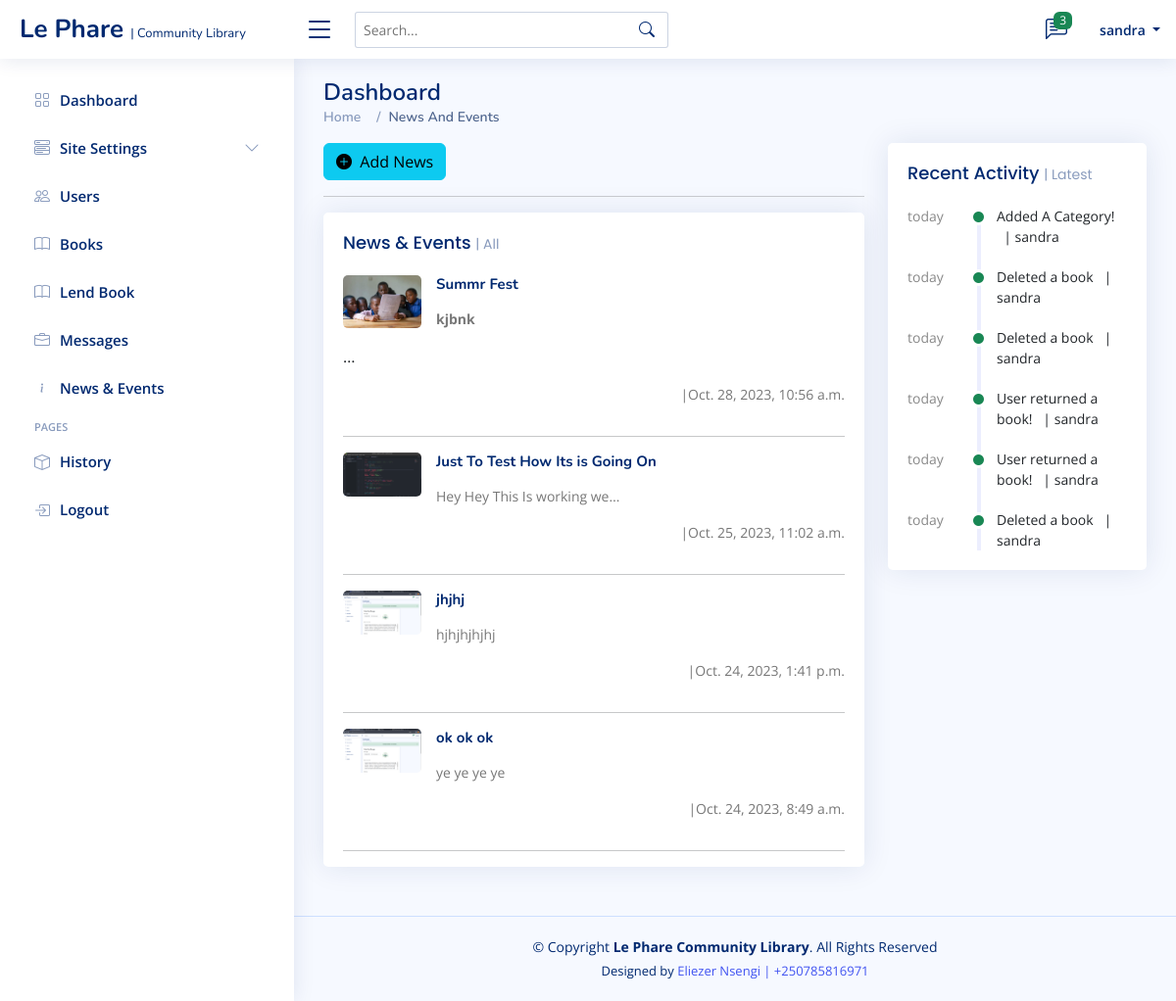
The page /dashboard/news/ (signed in) on the database its author committed.
### MainApp/models.py (models this page shows, shortened)
class NewsAndEvents(models.Model):
    title = models.CharField(max_length=255)
    slug = models.SlugField(unique=True)
    image = models.ImageField(upload_to="news/", null=True, blank=True)
    content = FroalaField()
    created_at = models.DateTimeField(auto_now_add=True)
    edited_at = models.DateTimeField(auto_now=True)
    class Meta:
        ordering = ["-created_at"]

class History(models.Model):
    by = models.ForeignKey(User, on_delete=models.CASCADE)
    action = models.CharField(max_length=100)
    timestamp = models.DateTimeField(auto_now_add=True)
    class Meta:
        ordering = ["-timestamp"]

### Dashboard/views.py (the view, shortened to what this page needs)
# urls.py: path("news/", News.as_view()),
class News(View):
    def get(self, request):
        if not request.user.is_authenticated:
            messages.error(request, "You need to be logged in to view that page!")
            return redirect("/login")
        form = NewsForm()
        news = NewsAndEvents.objects.all()
        history = History.objects.all()[:6]
        context = {
            "news": news,
            "history": history,
            "form": form,
        }
        return render(request, "./dashboard/news.html", context)

### Dashboard/forms.py
class NewsForm(forms.ModelForm):
    content = forms.CharField(widget=FroalaEditor)
    class Meta:
        model = NewsAndEvents
        fields = ("content",)

### Dashboard/templates/dashboard/news.html (shortened to what this page needs)
{% extends './base.html'%} {% load static%} {% block content%}{% load humanize%}
<main id="main" class="main">
  <div class="pagetitle">
    <h1>Dashboard</h1>
    <nav>
      <ol class="breadcrumb">
        <li class="breadcrumb-item"><a href="/">Home</a></li>
        <li class="breadcrumb-item active">News And Events</li>
      </ol>
    </nav>
  </div>
  <section class="section dashboard">
    <div class="row">
      <div class="col-lg-8">
        <button
          class="btn btn-info"
          data-toggle="modal"
          data-target="#addNewsModal"
        >
          <i class="bi bi-plus-circle-fill"></i>&nbsp; Add News
        </button>
        <hr />
        <div class="card">
          <div class="card-body pb-0">
            <h5 class="card-title">News &amp; Events <span>| All</span></h5>
            {% for news in news %}
            <div class="news">
              <div class="post-item clearfix">
                <a href="/dashboard/news/{{news.slug}}">
                  <img src="{{news.image.url}}" alt=""
                /></a>
                <h4>
                  <a href="/dashboard/news/{{news.slug}}">{{news.title}}</a>
                </h4>
                <p>{{news.content |safe | truncatechars:30 }}</p>
                <p class="float-right mt-0">|{{news.created_at}}</p>
              </div>
            </div>
            <hr />
            {% endfor %}
          </div>
        </div>
      </div>
      <div class="col-lg-4">
        <div class="card">
          <div class="card-body">
            <h5 class="card-title">Recent Activity <span>| Latest</span></h5>
            <div class="activity">
              {% for activity in history %}
              <div class="activity-item d-flex">
                <div class="activite-label">
                  {{activity.timestamp | naturalday}}
                </div>
                <i
                  class="bi bi-circle-fill activity-badge text-success align-self-start"
                ></i>
                <div class="activity-content">
                  {{activity.action}} &nbsp;&nbsp;| {{activity.by}}
                </div>
              </div>
              {% endfor %}
            </div>
          </div>
        </div>
      </div>
    </div>
  </section>
</main>
{% endblock %}

### Dashboard/templates/dashboard/base.html (shortened to what this page needs)
{% load static %} {% load humanize %}
<!DOCTYPE html>
<html lang="en">
  <head>
    <link
      rel="stylesheet"
      href="https://cdn.jsdelivr.net/npm/bootstrap@4.0.0/dist/css/bootstrap.min.css"
    />
    <link
      href="{%static 'dashboard/assets/vendor/bootstrap/css/bootstrap.min.css'%}"
      rel="stylesheet"
    />
    <link
      href="{%static 'dashboard/assets/vendor/bootstrap-icons/bootstrap-icons.css'%}"
      rel="stylesheet"
    />
    <link
      href="{%static 'dashboard/assets/vendor/boxicons/css/boxicons.min.css'%}"
      rel="stylesheet"
    />
    <link
      href="{% static 'dashboard/assets/vendor/quill/quill.snow.css'%}"
      rel="stylesheet"
    />
    <link
      href="{% static 'dashboard/assets/vendor/quill/quill.bubble.css'%}"
      rel="stylesheet"
    />
    <link
      href="{% static 'dashboard/assets/vendor/remixicon/remixicon.css'%}"
      rel="stylesheet"
    />
    <link
      href="{% static 'dashboard/assets/vendor/simple-datatables/style.css'%}"
      rel="stylesheet"
    />
    <link href="{%static 'dashboard/assets/css/style.css'%}" rel="stylesheet" />
  </head>
  <body>
    <header id="header" class="header fixed-top d-flex align-items-center">
      <div class="d-flex align-items-center justify-content-between">
        <a href="/dashboard" class="logo d-flex align-items-center">
          <span class="d-none d-lg-block"
            >Le Phare
            <small style="font-size: 13px"> | Community Library</small>
          </span>
        </a>
        <i class="bi bi-list toggle-sidebar-btn"></i>
      </div>
      <div class="search-bar">
        <form
          class="search-form d-flex align-items-center"
          method="POST"
          action="#"
        >
          <input
            type="text"
            name="query"
            placeholder="Search..."
            title="Enter search keyword"
          />
          <button type="submit" title="Search">
            <i class="bi bi-search"></i>
          </button>
        </form>
      </div>
      <nav class="header-nav ms-auto">
        <ul class="d-flex align-items-center">
          <li class="nav-item dropdown">
            <a class="nav-link nav-icon" href="#" data-bs-toggle="dropdown">
              <i class="bi bi-chat-left-text"></i>
              <span class="badge bg-success badge-number">3</span> </a
            >
          </li>
          <li class="nav-item dropdown pe-3">
            <a
              class="nav-link nav-profile d-flex align-items-center pe-0"
              href="#"
              data-bs-toggle="dropdown"
            >
              <span class="d-none d-md-block dropdown-toggle ps-2"
                >{{request.user}}
              </span> </a
            >
          </li>
        </ul>
      </nav>
    </header>
    <aside id="sidebar" class="sidebar">
      <ul class="sidebar-nav" id="sidebar-nav">
        <li class="nav-item">
          <a class="nav-link collapsed" href="/dashboard">
            <i class="bi bi-grid"></i>
            <span>Dashboard</span>
          </a>
        </li>
        <li class="nav-item">
          <a
            class="nav-link collapsed"
            data-bs-target="#forms-nav"
            data-bs-toggle="collapse"
            href="/dashboard/settings"
          >
            <i class="bi bi-menu-button-wide"></i><span>Site Settings</span
            ><i class="bi bi-chevron-down ms-auto"></i>
          </a>
        </li>
        <li class="nav-item">
          <a class="nav-link collapsed" href="/dashboard/users">
            <i class="bi bi-people"></i><span>Users</span></a
          >
        </li>
        <li class="nav-item">
          <a class="nav-link collapsed" href="/dashboard/books">
            <i class="bi bi-book"></i><span>Books</span>
          </a>
        </li>
        <li class="nav-item">
          <a class="nav-link collapsed" href="/dashboard/books/lend">
            <i class="bi bi-book"></i><span>Lend Book</span>
          </a>
        </li>
        <li class="nav-item">
          <a class="nav-link collapsed" href="#">
            <i class="bi bi-briefcase"></i><span>Messages</span>
          </a>
        </li>
        <li class="nav-item">
          <a class="nav-link collapsed" href="/dashboard/news">
            <i class="bi bi-info"></i><span>News & Events</span>
          </a>
        </li>
        <li class="nav-heading">Pages</li>
        <li class="nav-item">
          <a class="nav-link collapsed" href="/dashboard/history">
            <i class="bi bi-box"></i>
            <span>History</span>
          </a>
        </li>
        <li class="nav-item">
          <a class="nav-link collapsed" href="/logout">
            <i class="bi bi-box-arrow-in-right"></i>
            <span>Logout</span>
          </a>
        </li>
      </ul>
    </aside>
    {% block content %} {{ redirect_to_login_immediately }} {% endblock %}
    <footer id="footer" class="footer">
      <div class="copyright">
        &copy; Copyright <strong><span>Le Phare Community Library</span></strong
        >. All Rights Reserved
      </div>
      <div class="credits">
        Designed by
        <a href="#">Eliezer Nsengi | +250785816971</a>
      </div>
    </footer>
  </body>
</html>

### rows shown on the page
NewsAndEvents: image (picture), title "Summr Fest", content "kjbnk …", created_at "Oct. 28, 2023, 10:56 a.m."
NewsAndEvents: image (picture), title "Just To Test How Its is Going On", content "Hey Hey This Is working we…", created_at "Oct. 25, 2023, 11:02 a.m."
NewsAndEvents: image (picture), title "jhjhj", content "hjhjhjhjhj", created_at "Oct. 24, 2023, 1:41 p.m."
NewsAndEvents: image (picture), title "ok ok ok", content "ye ye ye ye", created_at "Oct. 24, 2023, 8:49 a.m."
History: timestamp "today", action "Added A Category!", by "sandra"
History: timestamp "today", action "Deleted a book", by "sandra"
History: timestamp "today", action "Deleted a book", by "sandra"
History: timestamp "today", action "User returned a book!", by "sandra"
History: timestamp "today", action "User returned a book!", by "sandra"
History: timestamp "today", action "Deleted a book", by "sandra"

### other values the page prints
{{ request.user }} "sandra"
